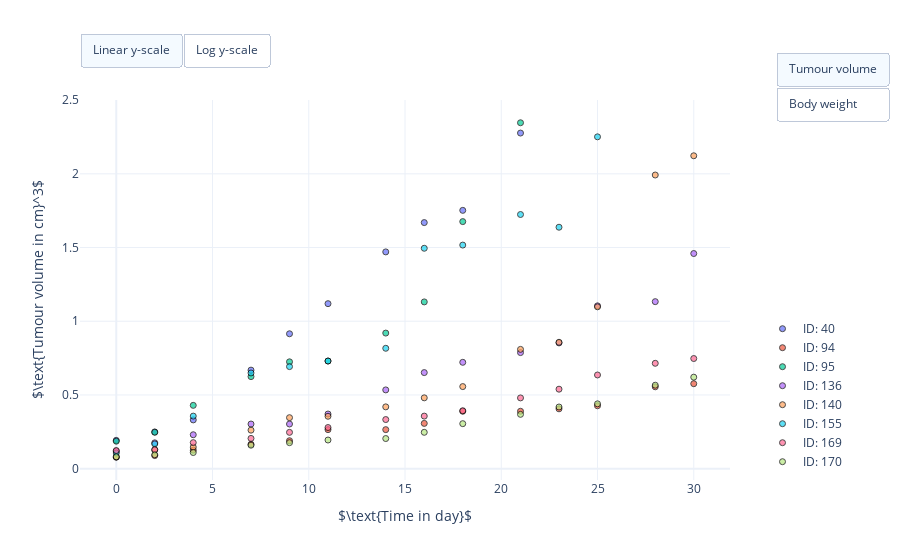

Notebook cell for this chart:
### Markdown cell above
## Identifiability

The identifiability of parametric models is a multifacetted problem and has been addressed many times in the literature, e.g. [2, 3, 4]. Generally, identifiability of a model refers to the ability of inferring its parameters from data. In particular, under the assumption that the model is able to generate the data with a given set of model parameters, identifiability addresses the question of whether those parameters can be recovered from the data. In the PKPD modelling context, the identifiability of the structural model is of particular importance, as model parameters are often biologically interpretable. This allows to characterise biochemical properties of the compound based on the inferred model parameters, and even to translate PKPD models from preclinical to clinical application. 

In this study, we are interested to learn the structural model parameters $\psi $ of the tumour growth in absence of the compound from a *in vivo* experiment reported in [1]. Here, patient-derived tumour explants LXF A677 (adenocarcinoma of the lung) were implanted in mice. The tumour growth was monitored over a period of 30 days, see the [Control Growth Data notebook](https://nbviewer.jupyter.org/github/DavAug/ErlotinibGefitinib/blob/master/notebooks/control_growth/data_preparation.ipynb) for details.

### Code cell
#
# Visualise control growth data.
#

import os

import pandas as pd
import plotly.colors
import plotly.graph_objects as go


# Import data
# Get path of current working directory
path = os.getcwd()

# Import LXF A677 control growth data
data = pd.read_csv(path + '/data/lxf_control_growth.csv')

# Get mouse ids
mouse_ids = data['#ID'].unique()

# Get number of mice
n_mice = len(mouse_ids)

# Define colorscheme
colors = plotly.colors.qualitative.Plotly[:n_mice]

# Create figure
fig = go.Figure()

# Scatter plot LXF A677 time-series data for each mouse
for index, id_m in enumerate(mouse_ids):
    # Create mask for mouse
    mask = data['#ID'] == id_m

    # Get time points for mouse
    times = data['TIME in day'][mask]

    # Get observed tumour volumes for mouse
    observed_volumes = data['TUMOUR VOLUME in cm^3'][mask]

    # Get mass time series
    masses = data['BODY WEIGHT in g'][mask]

    # Plot tumour volume over time
    fig.add_trace(go.Scatter(
        x=times,
        y=observed_volumes,
        name="ID: %d" % id_m,
        showlegend=True,
        hovertemplate=
            "<b>ID: %d</b><br>" % (id_m) +
            "Time: %{x:} day<br>" +
            "Tumour volume: %{y:.02f} cm^3<br>" +
            "Body weight: %{text}<br>" +
            "Cancer type: Lung cancer (LXF A677)<br>" +
            "<extra></extra>",
        text=['%.01f g' % mass for mass in masses],
        mode="markers",
        marker=dict(
            symbol='circle',
            color=colors[index],
            opacity=0.7,
            line=dict(color='black', width=1))
    ))

    # Plot mass over time
    fig.add_trace(go.Scatter(
        x=times,
        y=masses,
        name="ID: %d" % id_m,
        showlegend=True,
        visible=False,
        hovertemplate=
            "<b>ID: %d</b><br>" % (id_m) +
            "Time: %{x:} day<br>" +
            "Tumour volume: %{y:.02f} cm^3<br>" +
            "Body weight: %{text}<br>" +
            "Cancer type: Lung cancer (LXF A677)<br>" +
            "<extra></extra>",
        text=['%.01f g' % mass for mass in masses],
        mode="markers",
        marker=dict(
            symbol='circle',
            color=colors[index],
            opacity=0.7,
            line=dict(color='black', width=1))
    ))

# Set X, Y axis and figure size
fig.update_layout(
    autosize=True,
    xaxis_title=r'$\text{Time in day}$',
    yaxis_title=r'$\text{Tumour volume in cm}^3$',
    template="plotly_white")

# Add switch between linear and log y-scale
fig.update_layout(
    updatemenus=[
        dict(
            type = "buttons",
            direction = "left",
            buttons=list([
                dict(
                    args=[{"yaxis.type": "linear"}],
                    label="Linear y-scale",
                    method="relayout"
                ),
                dict(
                    args=[{"yaxis.type": "log"}],
                    label="Log y-scale",
                    method="relayout"
                )
            ]),
            pad={"r": 0, "t": -10},
            showactive=True,
            x=0.0,
            xanchor="left",
            y=1.15,
            yanchor="top"
        ),
        dict(
            type = "buttons",
            direction = "down",
            buttons=list([
                dict(
                    args=[
                        {"visible": [True, False] * n_mice,},
                        {"yaxis": {"title": r'$\text{Tumour volume in cm}^3$'}}],
                    label="Tumour volume",
                    method="update"
                ),
                dict(
                    args=[
                        {"visible": [False, True] * n_mice}, 
                        {"yaxis": {"title": r'$\text{Body weight in g}$'}}],
                    label="Body weight",
                    method="update"
                ),
            ]),
            pad={"r": 0, "t": -10},
            showactive=True,
            x=1.07,
            xanchor="left",
            y=1.1,
            yanchor="top"
        ),
    ]
)

# Position legend
fig.update_layout(legend=dict(
    yanchor="bottom",
    y=0.01,
    xanchor="left",
    x=1.05))

# Show figure
fig.show()

### Figure 1 — Plotly figure (JSON) as saved in the notebook; plotly's stock layout.template omitted (floating-point values rounded to 4 significant figures)
{"data": [{"hovertemplate": "<b>ID: 40</b><br>Time: %{x:} day<br>Tumour volume: %{y:.02f} cm^3<br>Body weight: %{text}<br>Cancer type: Lung cancer (LXF A677)<br><extra></extra>", "marker": {"color": "#636EFA", "line": {"color": "black", "width": 1}, "opacity": 0.7, "symbol": "circle"}, "mode": "markers", "name": "ID: 40", "showlegend": true, "text": ["26.8 g", "26.1 g", "26.5 g", "26.5 g", "27.1 g", "26.0 g", "26.4 g", "26.0 g", "25.4 g", "26.2 g"], "type": "scatter", "x": [0, 2, 4, 7, 9, 11, 14, 16, 18, 21], "y": [0.1918, 0.2492, 0.3307, 0.6684, 0.915, 1.119, 1.47, 1.669, 1.752, 2.277]}, {"hovertemplate": "<b>ID: 40</b><br>Time: %{x:} day<br>Tumour volume: %{y:.02f} cm^3<br>Body weight: %{text}<br>Cancer type: Lung cancer (LXF A677)<br><extra></extra>", "marker": {"color": "#636EFA", "line": {"color": "black", "width": 1}, "opacity": 0.7, "symbol": "circle"}, "mode": "markers", "name": "ID: 40", "showlegend": true, "text": ["26.8 g", "26.1 g", "26.5 g", "26.5 g", "27.1 g", "26.0 g", "26.4 g", "26.0 g", "25.4 g", "26.2 g"], "type": "scatter", "visible": false, "x": [0, 2, 4, 7, 9, 11, 14, 16, 18, 21], "y": [26.8, 26.1, 26.5, 26.5, 27.1, 26, 26.4, 26, 25.4, 26.2]}, {"hovertemplate": "<b>ID: 94</b><br>Time: %{x:} day<br>Tumour volume: %{y:.02f} cm^3<br>Body weight: %{text}<br>Cancer type: Lung cancer (LXF A677)<br><extra></extra>", "marker": {"color": "#EF553B", "line": {"color": "black", "width": 1}, "opacity": 0.7, "symbol": "circle"}, "mode": "markers", "name": "ID: 94", "showlegend": true, "text": ["18.3 g", "18.2 g", "18.5 g", "18.3 g", "18.7 g", "17.9 g", "18.4 g", "18.2 g", "18.7 g", "20.0 g", "20.2 g", "20.3 g", "20.0 g", "19.2 g"], "type": "scatter", "x": [0, 2, 4, 7, 9, 11, 14, 16, 18, 21, 23, 25, 28, 30], "y": [0.07725, 0.08848, 0.1253, 0.1655, 0.1895, 0.2647, 0.2647, 0.3069, 0.3892, 0.3892, 0.4058, 0.4265, 0.5551, 0.5762]}, {"hovertemplate": "<b>ID: 94</b><br>Time: %{x:} day<br>Tumour volume: %{y:.02f} cm^3<br>Body weight: %{text}<br>Cancer type: Lung cancer (LXF A677)<br><extra></extra>", "marker": {"color": "#EF553B", "line": {"color": "black", "width": 1}, "opacity": 0.7, "symbol": "circle"}, "mode": "markers", "name": "ID: 94", "showlegend": true, "text": ["18.3 g", "18.2 g", "18.5 g", "18.3 g", "18.7 g", "17.9 g", "18.4 g", "18.2 g", "18.7 g", "20.0 g", "20.2 g", "20.3 g", "20.0 g", "19.2 g"], "type": "scatter", "visible": false, "x": [0, 2, 4, 7, 9, 11, 14, 16, 18, 21, 23, 25, 28, 30], "y": [18.3, 18.2, 18.5, 18.3, 18.7, 17.9, 18.4, 18.2, 18.7, 20, 20.2, 20.3, 20, 19.2]}, {"hovertemplate": "<b>ID: 95</b><br>Time: %{x:} day<br>Tumour volume: %{y:.02f} cm^3<br>Body weight: %{text}<br>Cancer type: Lung cancer (LXF A677)<br><extra></extra>", "marker": {"color": "#00CC96", "line": {"color": "black", "width": 1}, "opacity": 0.7, "symbol": "circle"}, "mode": "markers", "name": "ID: 95", "showlegend": true, "text": ["22.3 g", "23.0 g", "22.4 g", "23.6 g", "24.1 g", "22.7 g", "23.6 g", "23.3 g", "23.3 g", "23.3 g"], "type": "scatter", "x": [0, 2, 4, 7, 9, 11, 14, 16, 18, 21], "y": [0.1862, 0.2464, 0.4293, 0.6243, 0.7247, 0.7301, 0.9196, 1.131, 1.676, 2.347]}, {"hovertemplate": "<b>ID: 95</b><br>Time: %{x:} day<br>Tumour volume: %{y:.02f} cm^3<br>Body weight: %{text}<br>Cancer type: Lung cancer (LXF A677)<br><extra></extra>", "marker": {"color": "#00CC96", "line": {"color": "black", "width": 1}, "opacity": 0.7, "symbol": "circle"}, "mode": "markers", "name": "ID: 95", "showlegend": true, "text": ["22.3 g", "23.0 g", "22.4 g", "23.6 g", "24.1 g", "22.7 g", "23.6 g", "23.3 g", "23.3 g", "23.3 g"], "type": "scatter", "visible": false, "x": [0, 2, 4, 7, 9, 11, 14, 16, 18, 21], "y": [22.3, 23, 22.4, 23.6, 24.1, 22.7, 23.6, 23.3, 23.3, 23.3]}, {"hovertemplate": "<b>ID: 136</b><br>Time: %{x:} day<br>Tumour volume: %{y:.02f} cm^3<br>Body weight: %{text}<br>Cancer type: Lung cancer (LXF A677)<br><extra></extra>", "marker": {"color": "#AB63FA", "line": {"color": "black", "width": 1}, "opacity": 0.7, "symbol": "circle"}, "mode": "markers", "name": "ID: 136", "showlegend": true, "text": ["25.4 g", "26.2 g", "28.3 g", "28.0 g", "25.1 g", "22.9 g", "24.1 g", "23.9 g", "23.0 g", "24.0 g", "23.7 g", "24.7 g", "24.6 g", "24.2 g"], "type": "scatter", "x": [0, 2, 4, 7, 9, 11, 14, 16, 18, 21, 23, 25, 28, 30], "y": [0.1186, 0.1751, 0.23, 0.3027, 0.3027, 0.3704, 0.5342, 0.6517, 0.7213, 0.7873, 0.853, 1.105, 1.133, 1.459]}, {"hovertemplate": "<b>ID: 136</b><br>Time: %{x:} day<br>Tumour volume: %{y:.02f} cm^3<br>Body weight: %{text}<br>Cancer type: Lung cancer (LXF A677)<br><extra></extra>", "marker": {"color": "#AB63FA", "line": {"color": "black", "width": 1}, "opacity": 0.7, "symbol": "circle"}, "mode": "markers", "name": "ID: 136", "showlegend": true, "text": ["25.4 g", "26.2 g", "28.3 g", "28.0 g", "25.1 g", "22.9 g", "24.1 g", "23.9 g", "23.0 g", "24.0 g", "23.7 g", "24.7 g", "24.6 g", "24.2 g"], "type": "scatter", "visible": false, "x": [0, 2, 4, 7, 9, 11, 14, 16, 18, 21, 23, 25, 28, 30], "y": [25.4, 26.2, 28.3, 28, 25.1, 22.9, 24.1, 23.9, 23, 24, 23.7, 24.7, 24.6, 24.2]}, {"hovertemplate": "<b>ID: 140</b><br>Time: %{x:} day<br>Tumour volume: %{y:.02f} cm^3<br>Body weight: %{text}<br>Cancer type: Lung cancer (LXF A677)<br><extra></extra>", "marker": {"color": "#FFA15A", "line": {"color": "black", "width": 1}, "opacity": 0.7, "symbol": "circle"}, "mode": "markers", "name": "ID: 140", "showlegend": true, "text": ["22.7 g", "23.6 g", "23.6 g", "24.4 g", "25.0 g", "23.5 g", "24.8 g", "24.3 g", "23.8 g", "23.3 g", "23.7 g", "24.8 g", "24.7 g", "24.1 g"], "type": "scatter", "x": [0, 2, 4, 7, 9, 11, 14, 16, 18, 21, 23, 25, 28, 30], "y": [0.07933, 0.1269, 0.1461, 0.2611, 0.3457, 0.3552, 0.419, 0.4803, 0.5567, 0.809, 0.8573, 1.098, 1.992, 2.123]}, {"hovertemplate": "<b>ID: 140</b><br>Time: %{x:} day<br>Tumour volume: %{y:.02f} cm^3<br>Body weight: %{text}<br>Cancer type: Lung cancer (LXF A677)<br><extra></extra>", "marker": {"color": "#FFA15A", "line": {"color": "black", "width": 1}, "opacity": 0.7, "symbol": "circle"}, "mode": "markers", "name": "ID: 140", "showlegend": true, "text": ["22.7 g", "23.6 g", "23.6 g", "24.4 g", "25.0 g", "23.5 g", "24.8 g", "24.3 g", "23.8 g", "23.3 g", "23.7 g", "24.8 g", "24.7 g", "24.1 g"], "type": "scatter", "visible": false, "x": [0, 2, 4, 7, 9, 11, 14, 16, 18, 21, 23, 25, 28, 30], "y": [22.7, 23.6, 23.6, 24.4, 25, 23.5, 24.8, 24.3, 23.8, 23.3, 23.7, 24.8, 24.7, 24.1]}, {"hovertemplate": "<b>ID: 155</b><br>Time: %{x:} day<br>Tumour volume: %{y:.02f} cm^3<br>Body weight: %{text}<br>Cancer type: Lung cancer (LXF A677)<br><extra></extra>", "marker": {"color": "#19D3F3", "line": {"color": "black", "width": 1}, "opacity": 0.7, "symbol": "circle"}, "mode": "markers", "name": "ID: 155", "showlegend": true, "text": ["26.0 g", "27.3 g", "27.5 g", "28.2 g", "28.7 g", "27.9 g", "28.6 g", "29.0 g", "28.0 g", "28.9 g", "28.5 g", "29.6 g"], "type": "scatter", "x": [0, 2, 4, 7, 9, 11, 14, 16, 18, 21, 23, 25], "y": [0.1059, 0.1677, 0.3563, 0.649, 0.6922, 0.7301, 0.8165, 1.495, 1.517, 1.724, 1.638, 2.251]}, {"hovertemplate": "<b>ID: 155</b><br>Time: %{x:} day<br>Tumour volume: %{y:.02f} cm^3<br>Body weight: %{text}<br>Cancer type: Lung cancer (LXF A677)<br><extra></extra>", "marker": {"color": "#19D3F3", "line": {"color": "black", "width": 1}, "opacity": 0.7, "symbol": "circle"}, "mode": "markers", "name": "ID: 155", "showlegend": true, "text": ["26.0 g", "27.3 g", "27.5 g", "28.2 g", "28.7 g", "27.9 g", "28.6 g", "29.0 g", "28.0 g", "28.9 g", "28.5 g", "29.6 g"], "type": "scatter", "visible": false, "x": [0, 2, 4, 7, 9, 11, 14, 16, 18, 21, 23, 25], "y": [26, 27.3, 27.5, 28.2, 28.7, 27.9, 28.6, 29, 28, 28.9, 28.5, 29.6]}, {"hovertemplate": "<b>ID: 169</b><br>Time: %{x:} day<br>Tumour volume: %{y:.02f} cm^3<br>Body weight: %{text}<br>Cancer type: Lung cancer (LXF A677)<br><extra></extra>", "marker": {"color": "#FF6692", "line": {"color": "black", "width": 1}, "opacity": 0.7, "symbol": "circle"}, "mode": "markers", "name": "ID: 169", "showlegend": true, "text": ["26.9 g", "26.8 g", "26.2 g", "26.2 g", "27.3 g", "26.6 g", "28.0 g", "27.6 g", "26.6 g", "27.9 g", "27.4 g", "28.6 g", "27.5 g", "28.0 g"], "type": "scatter", "x": [0, 2, 4, 7, 9, 11, 14, 16, 18, 21, 23, 25, 28, 30], "y": [0.123, 0.1288, 0.1764, 0.2052, 0.2461, 0.2788, 0.333, 0.3564, 0.3928, 0.4799, 0.5391, 0.6354, 0.7146, 0.747]}, {"hovertemplate": "<b>ID: 169</b><br>Time: %{x:} day<br>Tumour volume: %{y:.02f} cm^3<br>Body weight: %{text}<br>Cancer type: Lung cancer (LXF A677)<br><extra></extra>", "marker": {"color": "#FF6692", "line": {"color": "black", "width": 1}, "opacity": 0.7, "symbol": "circle"}, "mode": "markers", "name": "ID: 169", "showlegend": true, "text": ["26.9 g", "26.8 g", "26.2 g", "26.2 g", "27.3 g", "26.6 g", "28.0 g", "27.6 g", "26.6 g", "27.9 g", "27.4 g", "28.6 g", "27.5 g", "28.0 g"], "type": "scatter", "visible": false, "x": [0, 2, 4, 7, 9, 11, 14, 16, 18, 21, 23, 25, 28, 30], "y": [26.9, 26.8, 26.2, 26.2, 27.3, 26.6, 28, 27.6, 26.6, 27.9, 27.4, 28.6, 27.5, 28]}, {"hovertemplate": "<b>ID: 170</b><br>Time: %{x:} day<br>Tumour volume: %{y:.02f} cm^3<br>Body weight: %{text}<br>Cancer type: Lung cancer (LXF A677)<br><extra></extra>", "marker": {"color": "#B6E880", "line": {"color": "black", "width": 1}, "opacity": 0.7, "symbol": "circle"}, "mode": "markers", "name": "ID: 170", "showlegend": true, "text": ["28.3 g", "27.7 g", "27.9 g", "28.8 g", "29.3 g", "28.6 g", "29.5 g", "28.9 g", "26.8 g", "28.7 g", "27.3 g", "28.7 g", "28.5 g", "27.5 g"], "type": "scatter", "x": [0, 2, 4, 7, 9, 11, 14, 16, 18, 21, 23, 25, 28, 30], "y": [0.08006, 0.09422, 0.1093, 0.159, 0.1762, 0.1941, 0.2042, 0.2464, 0.3051, 0.3683, 0.4182, 0.4396, 0.5662, 0.6206]}, {"hovertemplate": "<b>ID: 170</b><br>Time: %{x:} day<br>Tumour volume: %{y:.02f} cm^3<br>Body weight: %{text}<br>Cancer type: Lung cancer (LXF A677)<br><extra></extra>", "marker": {"color": "#B6E880", "line": {"color": "black", "width": 1}, "opacity": 0.7, "symbol": "circle"}, "mode": "markers", "name": "ID: 170", "showlegend": true, "text": ["28.3 g", "27.7 g", "27.9 g", "28.8 g", "29.3 g", "28.6 g", "29.5 g", "28.9 g", "26.8 g", "28.7 g", "27.3 g", "28.7 g", "28.5 g", "27.5 g"], "type": "scatter", "visible": false, "x": [0, 2, 4, 7, 9, 11, 14, 16, 18, 21, 23, 25, 28, 30], "y": [28.3, 27.7, 27.9, 28.8, 29.3, 28.6, 29.5, 28.9, 26.8, 28.7, 27.3, 28.7, 28.5, 27.5]}], "layout": {"autosize": true, "legend": {"x": 1.05, "xanchor": "left", "y": 0.01, "yanchor": "bottom"}, "updatemenus": [{"buttons": [{"args": [{"yaxis.type": "linear"}], "label": "Linear y-scale", "method": "relayout"}, {"args": [{"yaxis.type": "log"}], "label": "Log y-scale", "method": "relayout"}], "direction": "left", "pad": {"r": 0, "t": -10}, "showactive": true, "type": "buttons", "x": 0, "xanchor": "left", "y": 1.15, "yanchor": "top"}, {"buttons": [{"args": [{"visible": [true, false, true, false, true, false, true, false, true, false, true, false, true, false, true, false]}, {"yaxis": {"title": "$\\text{Tumour volume in cm}^3$"}}], "label": "Tumour volume", "method": "update"}, {"args": [{"visible": [false, true, false, true, false, true, false, true, false, true, false, true, false, true, false, true]}, {"yaxis": {"title": "$\\text{Body weight in g}$"}}], "label": "Body weight", "method": "update"}], "direction": "down", "pad": {"r": 0, "t": -10}, "showactive": true, "type": "buttons", "x": 1.07, "xanchor": "left", "y": 1.1, "yanchor": "top"}], "xaxis": {"title": {"text": "$\\text{Time in day}$"}}, "yaxis": {"title": {"text": "$\\text{Tumour volume in cm}^3$"}}}}
